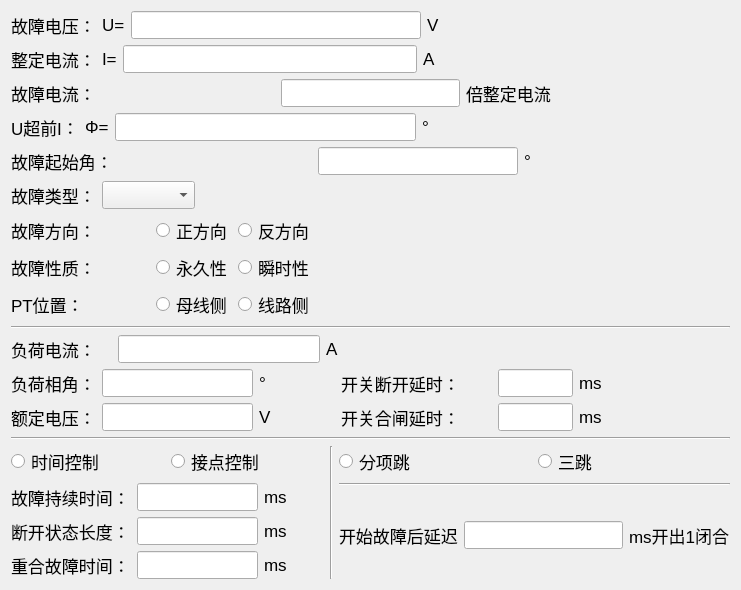
    <widget class="QWidget" name="widget" native="true">
     <property name="font">
      <font>
       <pointsize>13</pointsize>
      </font>
     </property>
     <layout class="QVBoxLayout" name="verticalLayout_3" stretch="1,1,1,1,1,1,1,1,1,1,1,1,1,4,0">
      <item>
       <layout class="QHBoxLayout" name="horizontalLayout_2">
        <item>
         <widget class="QLabel" name="label">
          <property name="text">
           <string>故障电压：</string>
          </property>
         </widget>
        </item>
        <item>
         <widget class="QLabel" name="label_2">
          <property name="text">
           <string>U=</string>
          </property>
         </widget>
        </item>
        <item>
         <widget class="QLineEdit" name="lineEdit"/>
        </item>
        <item>
         <widget class="QLabel" name="label_3">
          <property name="text">
           <string>V</string>
          </property>
         </widget>
        </item>
        <item>
         <spacer name="horizontalSpacer">
          <property name="orientation">
           <enum>Qt::Horizontal</enum>
          </property>
          <property name="sizeHint" stdset="0">
           <size>
            <width>40</width>
            <height>20</height>
           </size>
          </property>
         </spacer>
        </item>
       </layout>
      </item>
      <item>
       <layout class="QHBoxLayout" name="horizontalLayout_3">
        <item>
         <widget class="QLabel" name="label_4">
          <property name="text">
           <string>整定电流：</string>
          </property>
         </widget>
        </item>
        <item>
         <widget class="QLabel" name="label_5">
          <property name="text">
           <string>I=</string>
          </property>
         </widget>
        </item>
        <item>
         <widget class="QLineEdit" name="lineEdit_2"/>
        </item>
        <item>
         <widget class="QLabel" name="label_6">
          <property name="text">
           <string>A</string>
          </property>
         </widget>
        </item>
        <item>
         <spacer name="horizontalSpacer_2">
          <property name="orientation">
           <enum>Qt::Horizontal</enum>
          </property>
          <property name="sizeHint" stdset="0">
           <size>
            <width>40</width>
            <height>20</height>
           </size>
          </property>
         </spacer>
        </item>
       </layout>
      </item>
      <item>
       <layout class="QHBoxLayout" name="horizontalLayout_4">
        <item>
         <widget class="QLabel" name="label_7">
          <property name="text">
           <string>故障电流：</string>
          </property>
         </widget>
        </item>
        <item>
         <spacer name="horizontalSpacer_6">
          <property name="orientation">
           <enum>Qt::Horizontal</enum>
          </property>
          <property name="sizeHint" stdset="0">
           <size>
            <width>40</width>
            <height>20</height>
           </size>
          </property>
         </spacer>
        </item>
        <item>
         <widget class="QLineEdit" name="lineEdit_3"/>
        </item>
        <item>
         <widget class="QLabel" name="label_9">
          <property name="text">
           <string>倍整定电流</string>
          </property>
         </widget>
        </item>
        <item>
         <spacer name="horizontalSpacer_3">
          <property name="orientation">
           <enum>Qt::Horizontal</enum>
          </property>
          <property name="sizeHint" stdset="0">
           <size>
            <width>40</width>
            <height>20</height>
           </size>
          </property>
         </spacer>
        </item>
       </layout>
      </item>
      <item>
       <layout class="QHBoxLayout" name="horizontalLayout_5">
        <item>
         <widget class="QLabel" name="label_10">
          <property name="text">
           <string>U超前I：</string>
          </property>
         </widget>
        </item>
        <item>
         <widget class="QLabel" name="label_8">
          <property name="text">
           <string>Φ=</string>
          </property>
         </widget>
        </item>
        <item>
         <widget class="QLineEdit" name="lineEdit_4"/>
        </item>
        <item>
         <widget class="QLabel" name="label_12">
          <property name="text">
           <string>°</string>
          </property>
         </widget>
        </item>
        <item>
         <spacer name="horizontalSpacer_4">
          <property name="orientation">
           <enum>Qt::Horizontal</enum>
          </property>
          <property name="sizeHint" stdset="0">
           <size>
            <width>40</width>
            <height>20</height>
           </size>
          </property>
         </spacer>
        </item>
       </layout>
      </item>
      <item>
       <layout class="QHBoxLayout" name="horizontalLayout_10">
        <item>
         <widget class="QLabel" name="label_13">
          <property name="text">
           <string>故障起始角：</string>
          </property>
         </widget>
        </item>
        <item>
         <spacer name="horizontalSpacer_8">
          <property name="orientation">
           <enum>Qt::Horizontal</enum>
          </property>
          <property name="sizeHint" stdset="0">
           <size>
            <width>40</width>
            <height>20</height>
           </size>
          </property>
         </spacer>
        </item>
        <item>
         <widget class="QLineEdit" name="lineEdit_5"/>
        </item>
        <item>
         <widget class="QLabel" name="label_19">
          <property name="text">
           <string>°</string>
          </property>
         </widget>
        </item>
        <item>
         <spacer name="horizontalSpacer_5">
          <property name="orientation">
           <enum>Qt::Horizontal</enum>
          </property>
          <property name="sizeHint" stdset="0">
           <size>
            <width>40</width>
            <height>20</height>
           </size>
          </property>
         </spacer>
        </item>
       </layout>
      </item>
      <item>
       <layout class="QHBoxLayout" name="horizontalLayout_6">
        <item>
         <widget class="QLabel" name="label_14">
          <property name="text">
           <string>故障类型：</string>
          </property>
         </widget>
        </item>
        <item>
         <widget class="QComboBox" name="comboBox"/>
        </item>
        <item>
         <spacer name="horizontalSpacer_9">
          <property name="orientation">
           <enum>Qt::Horizontal</enum>
          </property>
          <property name="sizeHint" stdset="0">
           <size>
            <width>40</width>
            <height>20</height>
           </size>
          </property>
         </spacer>
        </item>
       </layout>
      </item>
      <item>
       <layout class="QHBoxLayout" name="horizontalLayout_7" stretch="2,1,1,6">
        <item>
         <widget class="QLabel" name="label_15">
          <property name="text">
           <string>故障方向：</string>
          </property>
         </widget>
        </item>
        <item>
         <widget class="QRadioButton" name="radioButton">
          <property name="text">
           <string>正方向</string>
          </property>
         </widget>
        </item>
        <item>
         <widget class="QRadioButton" name="radioButton_2">
          <property name="text">
           <string>反方向</string>
          </property>
         </widget>
        </item>
        <item>
         <spacer name="horizontalSpacer_10">
          <property name="orientation">
           <enum>Qt::Horizontal</enum>
          </property>
          <property name="sizeHint" stdset="0">
           <size>
            <width>40</width>
            <height>20</height>
           </size>
          </property>
         </spacer>
        </item>
       </layout>
      </item>
      <item>
       <layout class="QHBoxLayout" name="horizontalLayout_8" stretch="2,1,1,6">
        <item>
         <widget class="QLabel" name="label_16">
          <property name="text">
           <string>故障性质：</string>
          </property>
         </widget>
        </item>
        <item>
         <widget class="QRadioButton" name="radioButton_3">
          <property name="text">
           <string>永久性</string>
          </property>
         </widget>
        </item>
        <item>
         <widget class="QRadioButton" name="radioButton_4">
          <property name="text">
           <string>瞬时性</string>
          </property>
         </widget>
        </item>
        <item>
         <spacer name="horizontalSpacer_11">
          <property name="orientation">
           <enum>Qt::Horizontal</enum>
          </property>
          <property name="sizeHint" stdset="0">
           <size>
            <width>40</width>
            <height>20</height>
           </size>
          </property>
         </spacer>
        </item>
       </layout>
      </item>
      <item>
       <layout class="QHBoxLayout" name="horizontalLayout_9" stretch="2,1,1,6">
        <item>
         <widget class="QLabel" name="label_17">
          <property name="text">
           <string>PT位置：</string>
          </property>
         </widget>
        </item>
        <item>
         <widget class="QRadioButton" name="radioButton_5">
          <property name="text">
           <string>母线侧</string>
          </property>
         </widget>
        </item>
        <item>
         <widget class="QRadioButton" name="radioButton_6">
          <property name="text">
           <string>线路侧</string>
          </property>
         </widget>
        </item>
        <item>
         <spacer name="horizontalSpacer_12">
          <property name="orientation">
           <enum>Qt::Horizontal</enum>
          </property>
          <property name="sizeHint" stdset="0">
           <size>
            <width>40</width>
            <height>20</height>
           </size>
          </property>
         </spacer>
        </item>
       </layout>
      </item>
      <item>
       <widget class="Line" name="line">
        <property name="orientation">
         <enum>Qt::Horizontal</enum>
        </property>
       </widget>
      </item>
      <item>
       <layout class="QHBoxLayout" name="horizontalLayout_11" stretch="1,2,1,3">
        <item>
         <widget class="QLabel" name="label_22">
          <property name="text">
           <string>负荷电流：</string>
          </property>
         </widget>
        </item>
        <item>
         <widget class="QLineEdit" name="lineEdit_10"/>
        </item>
        <item>
         <widget class="QLabel" name="label_23">
          <property name="text">
           <string>A</string>
          </property>
         </widget>
        </item>
        <item>
         <spacer name="horizontalSpacer_14">
          <property name="orientation">
           <enum>Qt::Horizontal</enum>
          </property>
          <property name="sizeHint" stdset="0">
           <size>
            <width>40</width>
            <height>20</height>
           </size>
          </property>
         </spacer>
        </item>
       </layout>
      </item>
      <item>
       <layout class="QHBoxLayout" name="horizontalLayout_12" stretch="1,2,1,2,1,2">
        <item>
         <widget class="QLabel" name="label_24">
          <property name="text">
           <string>负荷相角：</string>
          </property>
         </widget>
        </item>
        <item>
         <widget class="QLineEdit" name="lineEdit_11"/>
        </item>
        <item>
         <widget class="QLabel" name="label_25">
          <property name="text">
           <string>°</string>
          </property>
         </widget>
        </item>
        <item>
         <widget class="QLabel" name="label_26">
          <property name="text">
           <string>开关断开延时：</string>
          </property>
         </widget>
        </item>
        <item>
         <widget class="QLineEdit" name="lineEdit_12"/>
        </item>
        <item>
         <widget class="QLabel" name="label_27">
          <property name="text">
           <string>ms</string>
          </property>
         </widget>
        </item>
       </layout>
      </item>
      <item>
       <layout class="QHBoxLayout" name="horizontalLayout_13" stretch="1,2,1,2,1,2">
        <item>
         <widget class="QLabel" name="label_28">
          <property name="text">
           <string>额定电压：</string>
          </property>
         </widget>
        </item>
        <item>
         <widget class="QLineEdit" name="lineEdit_13"/>
        </item>
        <item>
         <widget class="QLabel" name="label_29">
          <property name="text">
           <string>V</string>
          </property>
         </widget>
        </item>
        <item>
         <widget class="QLabel" name="label_30">
          <property name="text">
           <string>开关合闸延时：</string>
          </property>
         </widget>
        </item>
        <item>
         <widget class="QLineEdit" name="lineEdit_14"/>
        </item>
        <item>
         <widget class="QLabel" name="label_31">
          <property name="text">
           <string>ms</string>
          </property>
         </widget>
        </item>
       </layout>
      </item>
      <item>
       <widget class="Line" name="line_2">
        <property name="orientation">
         <enum>Qt::Horizontal</enum>
        </property>
       </widget>
      </item>
      <item>
       <layout class="QHBoxLayout" name="horizontalLayout_20">
        <item>
         <layout class="QVBoxLayout" name="verticalLayout">
          <item>
           <layout class="QHBoxLayout" name="horizontalLayout_17">
            <item>
             <widget class="QRadioButton" name="radioButton_7">
              <property name="text">
               <string>时间控制</string>
              </property>
             </widget>
            </item>
            <item>
             <widget class="QRadioButton" name="radioButton_8">
              <property name="text">
               <string>接点控制</string>
              </property>
             </widget>
            </item>
           </layout>
          </item>
          <item>
           <layout class="QHBoxLayout" name="horizontalLayout_14" stretch="2,2,1">
            <item>
             <widget class="QLabel" name="label_32">
              <property name="text">
               <string>故障持续时间：</string>
              </property>
             </widget>
            </item>
            <item>
             <widget class="QLineEdit" name="lineEdit_15"/>
            </item>
            <item>
             <widget class="QLabel" name="label_33">
              <property name="text">
               <string>ms</string>
              </property>
             </widget>
            </item>
           </layout>
          </item>
          <item>
           <layout class="QHBoxLayout" name="horizontalLayout_15" stretch="2,2,1">
            <item>
             <widget class="QLabel" name="label_34">
              <property name="text">
               <string>断开状态长度：</string>
              </property>
             </widget>
            </item>
            <item>
             <widget class="QLineEdit" name="lineEdit_16"/>
            </item>
            <item>
             <widget class="QLabel" name="label_35">
              <property name="text">
               <string>ms</string>
              </property>
             </widget>
            </item>
           </layout>
          </item>
          <item>
           <layout class="QHBoxLayout" name="horizontalLayout_16" stretch="2,2,1">
            <item>
             <widget class="QLabel" name="label_36">
              <property name="text">
               <string>重合故障时间：</string>
              </property>
             </widget>
            </item>
            <item>
             <widget class="QLineEdit" name="lineEdit_17"/>
            </item>
            <item>
             <widget class="QLabel" name="label_37">
              <property name="text">
               <string>ms</string>
              </property>
             </widget>
            </item>
           </layout>
          </item>
         </layout>
        </item>
        <item>
         <widget class="Line" name="line_3">
          <property name="orientation">
           <enum>Qt::Vertical</enum>
          </property>
         </widget>
        </item>
        <item>
         <layout class="QVBoxLayout" name="verticalLayout_2" stretch="1,1,1">
          <item>
           <layout class="QHBoxLayout" name="horizontalLayout_18">
            <item>
             <widget class="QRadioButton" name="radioButton_9">
              <property name="text">
               <string>分项跳</string>
              </property>
             </widget>
            </item>
            <item>
             <widget class="QRadioButton" name="radioButton_10">
              <property name="text">
               <string>三跳</string>
              </property>
             </widget>
            </item>
           </layout>
          </item>
          <item>
           <widget class="Line" name="line_4">
            <property name="orientation">
             <enum>Qt::Horizontal</enum>
            </property>
           </widget>
          </item>
          <item>
           <layout class="QHBoxLayout" name="horizontalLayout_19">
            <item>
             <widget class="QLabel" name="label_38">
              <property name="text">
               <string>开始故障后延迟</string>
              </property>
             </widget>
            </item>
            <item>
             <widget class="QLineEdit" name="lineEdit_18"/>
            </item>
            <item>
             <widget class="QLabel" name="label_39">
              <property name="text">
               <string>ms开出1闭合</string>
              </property>
             </widget>
            </item>
           </layout>
          </item>
         </layout>
        </item>
       </layout>
      </item>
     </layout>
    </widget>
